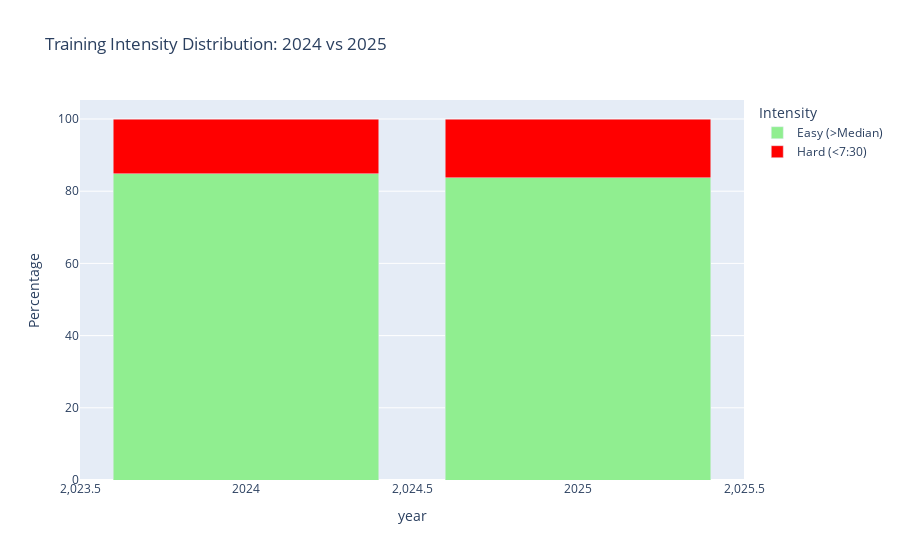

Write notebook code for a chart like this one.
### Markdown cell above
## 4. Training Intensity: Easy vs Moderate Pace
Are you running in the "gray zone" too much in 2025?

### Code cell
# Exclude races, focus on training runs
training_runs = activities[(~activities['is_race']) & (activities['year'].isin([2024, 2025]))].copy()

# Calculate median pace for each year to set "easy" threshold
median_2024 = training_runs[training_runs['year'] == 2024]['pace_minutes'].median()
median_2025 = training_runs[training_runs['year'] == 2025]['pace_minutes'].median()

print(f"Median training pace 2024: {median_2024:.2f} min/mile")
print(f"Median training pace 2025: {median_2025:.2f} min/mile")
print()

# Categorize runs
def categorize_intensity(row):
    pace = row['pace_minutes']
    year = row['year']
    threshold = median_2024 if year == 2024 else median_2025
    
    if pace < 7.5:  # Fast/workout pace
        return 'Hard (<7:30)'
    elif pace < threshold - 0.5:  # Faster than easy
        return 'Moderate (Gray Zone)'
    else:  # Easy
        return 'Easy (>Median)'

training_runs['intensity'] = training_runs.apply(categorize_intensity, axis=1)

# Count by category
intensity_dist = training_runs.groupby(['year', 'intensity']).size().unstack(fill_value=0)
intensity_pct = intensity_dist.div(intensity_dist.sum(axis=1), axis=0) * 100

print("Training Intensity Distribution (%):")
print(intensity_pct.round(1))
print()

# Check if 2025 has more "moderate" runs
if 'Moderate (Gray Zone)' in intensity_pct.columns:
    gray_2024 = intensity_pct.loc[2024, 'Moderate (Gray Zone)'] if 2024 in intensity_pct.index else 0
    gray_2025 = intensity_pct.loc[2025, 'Moderate (Gray Zone)'] if 2025 in intensity_pct.index else 0
    print(f"Gray zone runs 2024: {gray_2024:.1f}%")
    print(f"Gray zone runs 2025: {gray_2025:.1f}%")
    if gray_2025 > gray_2024 + 5:
        print("⚠️  WARNING: More gray zone running in 2025 - this can lead to fatigue without fitness gains")
print()

# Visualize
fig = px.bar(
    intensity_pct.reset_index().melt(id_vars='year', var_name='Intensity', value_name='Percentage'),
    x='year',
    y='Percentage',
    color='Intensity',
    title='Training Intensity Distribution: 2024 vs 2025',
    barmode='stack',
    color_discrete_map={
        'Easy (>Median)': 'lightgreen',
        'Moderate (Gray Zone)': 'orange',
        'Hard (<7:30)': 'red'
    }
)
fig.show()

### Figure 1 — Plotly figure (JSON) as saved in the notebook; plotly's stock layout.template omitted (floating-point values rounded to 4 significant figures)
{"data": [{"hovertemplate": "Intensity=Easy (>Median)<br>year=%{x}<br>Percentage=%{y}<extra></extra>", "legendgroup": "Easy (>Median)", "marker": {"color": "lightgreen", "pattern": {"shape": ""}}, "name": "Easy (>Median)", "orientation": "v", "showlegend": true, "textposition": "auto", "type": "bar", "x": [2024, 2025], "xaxis": "x", "y": [84.89, 83.73], "yaxis": "y"}, {"hovertemplate": "Intensity=Hard (<7:30)<br>year=%{x}<br>Percentage=%{y}<extra></extra>", "legendgroup": "Hard (<7:30)", "marker": {"color": "red", "pattern": {"shape": ""}}, "name": "Hard (<7:30)", "orientation": "v", "showlegend": true, "textposition": "auto", "type": "bar", "x": [2024, 2025], "xaxis": "x", "y": [15.11, 16.27], "yaxis": "y"}], "layout": {"barmode": "stack", "legend": {"title": {"text": "Intensity"}, "tracegroupgap": 0}, "title": {"text": "Training Intensity Distribution: 2024 vs 2025"}, "xaxis": {"anchor": "y", "domain": [0, 1], "title": {"text": "year"}}, "yaxis": {"anchor": "x", "domain": [0, 1], "title": {"text": "Percentage"}}}}
